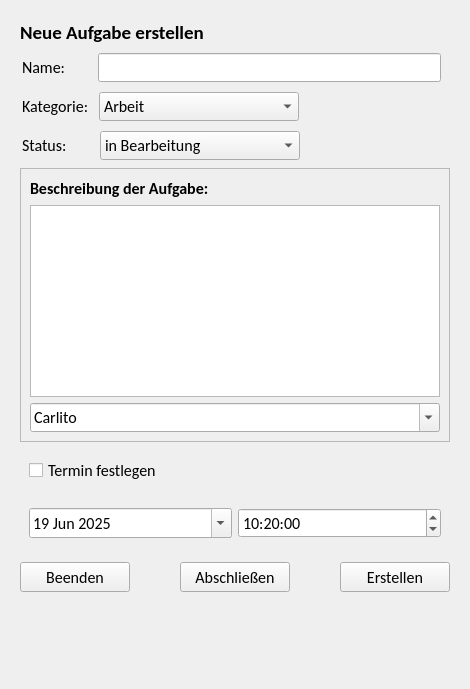
<?xml version="1.0" encoding="UTF-8"?>
<ui version="4.0">
 <class>frm_new_task</class>
 <widget class="QWidget" name="frm_new_task">
  <property name="geometry">
   <rect>
    <x>0</x>
    <y>0</y>
    <width>470</width>
    <height>689</height>
   </rect>
  </property>
  <property name="windowTitle">
   <string>Neue Aufgabe erstellen</string>
  </property>
  <layout class="QVBoxLayout" name="verticalLayout_3">
   <item>
    <widget class="QWidget" name="wg_main_new_task" native="true">
     <property name="sizePolicy">
      <sizepolicy hsizetype="Minimum" vsizetype="Preferred">
       <horstretch>0</horstretch>
       <verstretch>0</verstretch>
      </sizepolicy>
     </property>
     <property name="minimumSize">
      <size>
       <width>0</width>
       <height>0</height>
      </size>
     </property>
     <property name="maximumSize">
      <size>
       <width>550</width>
       <height>16777215</height>
      </size>
     </property>
     <layout class="QVBoxLayout" name="verticalLayout_2">
      <item>
       <widget class="QLabel" name="lb_new_task">
        <property name="font">
         <font>
          <family>Calibri</family>
          <pointsize>14</pointsize>
          <bold>true</bold>
         </font>
        </property>
        <property name="text">
         <string>Neue Aufgabe erstellen</string>
        </property>
        <property name="alignment">
         <set>Qt::AlignmentFlag::AlignLeading|Qt::AlignmentFlag::AlignLeft|Qt::AlignmentFlag::AlignVCenter</set>
        </property>
       </widget>
      </item>
      <item>
       <widget class="QWidget" name="wg_title" native="true">
        <property name="font">
         <font>
          <family>Calibri</family>
          <pointsize>12</pointsize>
         </font>
        </property>
        <layout class="QFormLayout" name="formLayout">
         <property name="horizontalSpacing">
          <number>33</number>
         </property>
         <property name="verticalSpacing">
          <number>2</number>
         </property>
         <property name="leftMargin">
          <number>2</number>
         </property>
         <property name="topMargin">
          <number>2</number>
         </property>
         <property name="bottomMargin">
          <number>2</number>
         </property>
         <item row="0" column="0">
          <widget class="QLabel" name="lb_title">
           <property name="text">
            <string>Name:</string>
           </property>
          </widget>
         </item>
         <item row="0" column="1">
          <widget class="QLineEdit" name="le_title"/>
         </item>
        </layout>
       </widget>
      </item>
      <item>
       <widget class="QWidget" name="wg_category" native="true">
        <property name="font">
         <font>
          <family>Calibri</family>
          <pointsize>12</pointsize>
         </font>
        </property>
        <layout class="QHBoxLayout" name="horizontalLayout">
         <property name="spacing">
          <number>10</number>
         </property>
         <property name="leftMargin">
          <number>2</number>
         </property>
         <property name="topMargin">
          <number>2</number>
         </property>
         <property name="bottomMargin">
          <number>2</number>
         </property>
         <item>
          <widget class="QLabel" name="lb_category">
           <property name="text">
            <string>Kategorie:</string>
           </property>
          </widget>
         </item>
         <item>
          <widget class="QComboBox" name="cb_category">
           <property name="minimumSize">
            <size>
             <width>200</width>
             <height>0</height>
            </size>
           </property>
           <item>
            <property name="text">
             <string>Arbeit</string>
            </property>
           </item>
           <item>
            <property name="text">
             <string>zu Hause</string>
            </property>
           </item>
           <item>
            <property name="text">
             <string>erledigte Aufgaben</string>
            </property>
           </item>
          </widget>
         </item>
         <item>
          <spacer name="horizontalSpacer_3">
           <property name="orientation">
            <enum>Qt::Orientation::Horizontal</enum>
           </property>
           <property name="sizeHint" stdset="0">
            <size>
             <width>40</width>
             <height>20</height>
            </size>
           </property>
          </spacer>
         </item>
        </layout>
       </widget>
      </item>
      <item>
       <widget class="QWidget" name="wg_status" native="true">
        <property name="font">
         <font>
          <family>Calibri</family>
          <pointsize>12</pointsize>
         </font>
        </property>
        <layout class="QHBoxLayout" name="horizontalLayout_3">
         <property name="spacing">
          <number>33</number>
         </property>
         <property name="leftMargin">
          <number>2</number>
         </property>
         <property name="topMargin">
          <number>2</number>
         </property>
         <property name="bottomMargin">
          <number>2</number>
         </property>
         <item>
          <widget class="QLabel" name="lb_status">
           <property name="text">
            <string>Status:</string>
           </property>
          </widget>
         </item>
         <item>
          <widget class="QComboBox" name="cb_status">
           <property name="minimumSize">
            <size>
             <width>200</width>
             <height>0</height>
            </size>
           </property>
           <item>
            <property name="text">
             <string>in Bearbeitung</string>
            </property>
           </item>
           <item>
            <property name="text">
             <string>unterbrochen</string>
            </property>
           </item>
           <item>
            <property name="text">
             <string>noch nicht angefangen</string>
            </property>
           </item>
           <item>
            <property name="text">
             <string>Erledigt</string>
            </property>
           </item>
          </widget>
         </item>
         <item>
          <spacer name="horizontalSpacer_4">
           <property name="orientation">
            <enum>Qt::Orientation::Horizontal</enum>
           </property>
           <property name="sizeHint" stdset="0">
            <size>
             <width>40</width>
             <height>20</height>
            </size>
           </property>
          </spacer>
         </item>
        </layout>
       </widget>
      </item>
      <item>
       <widget class="QFrame" name="fr_description">
        <property name="font">
         <font>
          <family>Calibri</family>
          <pointsize>12</pointsize>
         </font>
        </property>
        <property name="frameShape">
         <enum>QFrame::Shape::StyledPanel</enum>
        </property>
        <property name="frameShadow">
         <enum>QFrame::Shadow::Raised</enum>
        </property>
        <layout class="QVBoxLayout" name="verticalLayout">
         <item>
          <widget class="QLabel" name="lb_description">
           <property name="font">
            <font>
             <family>Calibri</family>
             <pointsize>12</pointsize>
             <bold>true</bold>
            </font>
           </property>
           <property name="text">
            <string>Beschreibung der Aufgabe:</string>
           </property>
          </widget>
         </item>
         <item>
          <widget class="QTextEdit" name="te_description">
           <property name="readOnly">
            <bool>false</bool>
           </property>
          </widget>
         </item>
         <item>
          <widget class="QFontComboBox" name="fcb_description"/>
         </item>
        </layout>
       </widget>
      </item>
      <item>
       <widget class="QWidget" name="wg_time" native="true">
        <property name="font">
         <font>
          <family>Calibri</family>
          <pointsize>12</pointsize>
         </font>
        </property>
        <layout class="QHBoxLayout" name="horizontalLayout_5">
         <item>
          <widget class="QCheckBox" name="cbx_show_timeedit">
           <property name="text">
            <string>Termin festlegen</string>
           </property>
           <property name="checked">
            <bool>false</bool>
           </property>
          </widget>
         </item>
        </layout>
       </widget>
      </item>
      <item>
       <widget class="QWidget" name="wg_time_expand" native="true">
        <property name="font">
         <font>
          <family>Calibri</family>
          <pointsize>12</pointsize>
         </font>
        </property>
        <layout class="QHBoxLayout" name="horizontalLayout_4">
         <item>
          <widget class="QDateEdit" name="ded_description">
           <property name="readOnly">
            <bool>false</bool>
           </property>
           <property name="calendarPopup">
            <bool>true</bool>
           </property>
           <property name="date">
            <date>
             <year>2025</year>
             <month>6</month>
             <day>19</day>
            </date>
           </property>
          </widget>
         </item>
         <item>
          <widget class="QTimeEdit" name="ted_description">
           <property name="readOnly">
            <bool>false</bool>
           </property>
           <property name="calendarPopup">
            <bool>true</bool>
           </property>
           <property name="currentSectionIndex">
            <number>0</number>
           </property>
           <property name="time">
            <time>
             <hour>10</hour>
             <minute>20</minute>
             <second>0</second>
            </time>
           </property>
          </widget>
         </item>
        </layout>
       </widget>
      </item>
      <item>
       <widget class="QWidget" name="wg_new_task_buttons" native="true">
        <property name="font">
         <font>
          <family>Calibri</family>
          <pointsize>12</pointsize>
         </font>
        </property>
        <layout class="QHBoxLayout" name="horizontalLayout_2">
         <property name="leftMargin">
          <number>0</number>
         </property>
         <property name="rightMargin">
          <number>0</number>
         </property>
         <item>
          <widget class="QPushButton" name="pb_close">
           <property name="minimumSize">
            <size>
             <width>110</width>
             <height>30</height>
            </size>
           </property>
           <property name="maximumSize">
            <size>
             <width>140</width>
             <height>40</height>
            </size>
           </property>
           <property name="text">
            <string>Beenden</string>
           </property>
          </widget>
         </item>
         <item>
          <spacer name="horizontalSpacer">
           <property name="orientation">
            <enum>Qt::Orientation::Horizontal</enum>
           </property>
           <property name="sizeHint" stdset="0">
            <size>
             <width>40</width>
             <height>20</height>
            </size>
           </property>
          </spacer>
         </item>
         <item>
          <widget class="QPushButton" name="pb_finish_task">
           <property name="minimumSize">
            <size>
             <width>110</width>
             <height>30</height>
            </size>
           </property>
           <property name="maximumSize">
            <size>
             <width>140</width>
             <height>40</height>
            </size>
           </property>
           <property name="text">
            <string>Abschließen</string>
           </property>
          </widget>
         </item>
         <item>
          <spacer name="horizontalSpacer_2">
           <property name="orientation">
            <enum>Qt::Orientation::Horizontal</enum>
           </property>
           <property name="sizeHint" stdset="0">
            <size>
             <width>40</width>
             <height>20</height>
            </size>
           </property>
          </spacer>
         </item>
         <item>
          <widget class="QPushButton" name="pb_create_task">
           <property name="minimumSize">
            <size>
             <width>110</width>
             <height>30</height>
            </size>
           </property>
           <property name="maximumSize">
            <size>
             <width>140</width>
             <height>40</height>
            </size>
           </property>
           <property name="text">
            <string>Erstellen</string>
           </property>
          </widget>
         </item>
        </layout>
       </widget>
      </item>
      <item>
       <spacer name="verticalSpacer">
        <property name="orientation">
         <enum>Qt::Orientation::Vertical</enum>
        </property>
        <property name="sizeHint" stdset="0">
         <size>
          <width>20</width>
          <height>40</height>
         </size>
        </property>
       </spacer>
      </item>
     </layout>
    </widget>
   </item>
  </layout>
 </widget>
 <resources/>
 <connections>
  <connection>
   <sender>pb_close</sender>
   <signal>clicked()</signal>
   <receiver>frm_new_task</receiver>
   <slot>close()</slot>
   <hints>
    <hint type="sourcelabel">
     <x>72</x>
     <y>686</y>
    </hint>
    <hint type="destinationlabel">
     <x>270</x>
     <y>364</y>
    </hint>
   </hints>
  </connection>
  <connection>
   <sender>cbx_show_timeedit</sender>
   <signal>clicked(bool)</signal>
   <receiver>wg_time_expand</receiver>
   <slot>setVisible(bool)</slot>
   <hints>
    <hint type="sourcelabel">
     <x>270</x>
     <y>581</y>
    </hint>
    <hint type="destinationlabel">
     <x>270</x>
     <y>632</y>
    </hint>
   </hints>
  </connection>
  <connection>
   <sender>fcb_description</sender>
   <signal>currentFontChanged(QFont)</signal>
   <receiver>te_description</receiver>
   <slot>setCurrentFont(QFont)</slot>
   <hints>
    <hint type="sourcelabel">
     <x>270</x>
     <y>405</y>
    </hint>
    <hint type="destinationlabel">
     <x>270</x>
     <y>289</y>
    </hint>
   </hints>
  </connection>
 </connections>
</ui>
